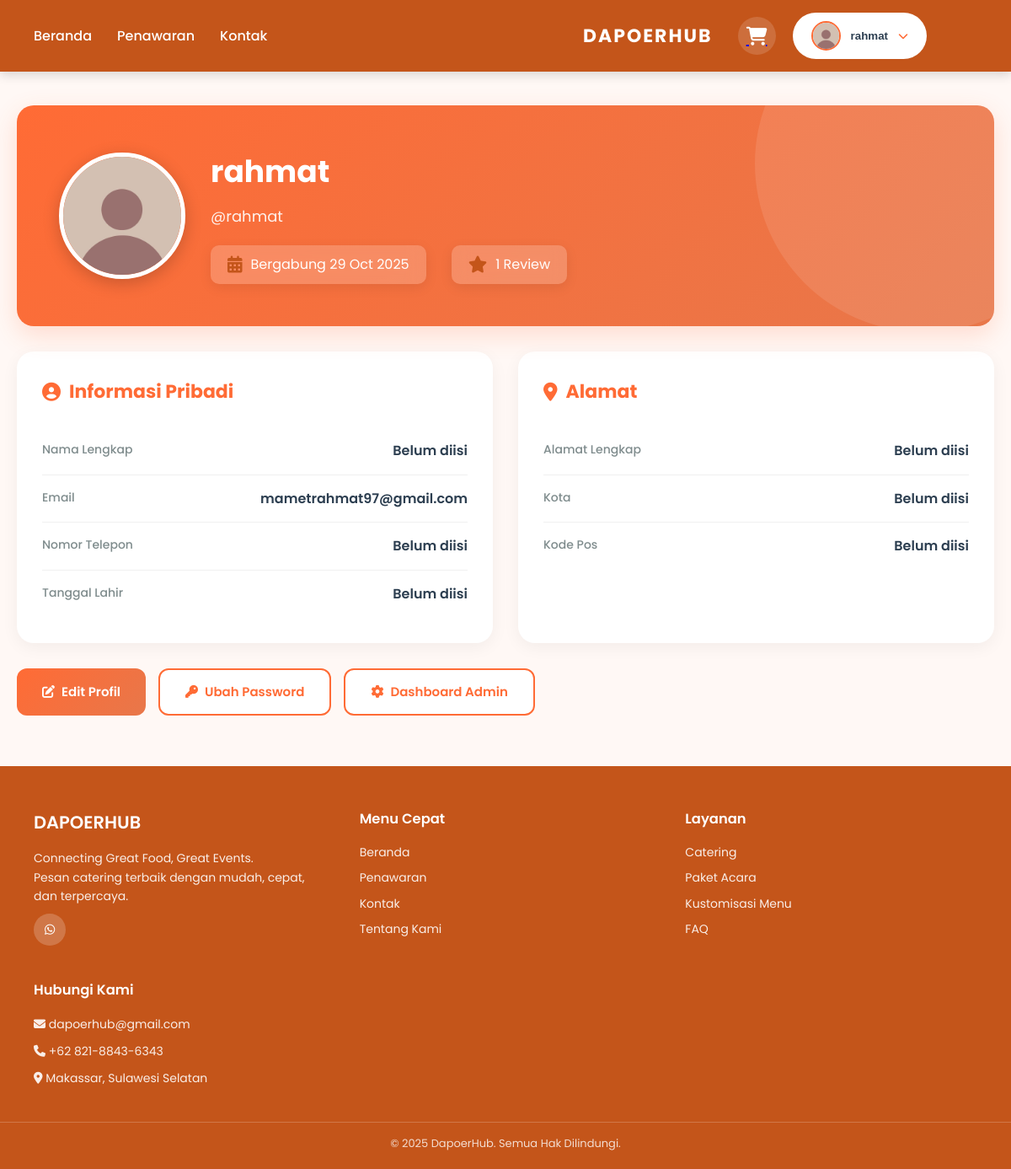
The app's page /users/profile/ (signed in) with its own data.
### users/models.py (models this page shows, shortened)
class CustomUser(AbstractUser):
    phone_regex = RegexValidator(
        regex=r'^\+?1?\d{9,15}$',
        message="Nomor telepon harus dalam format: '+999999999'. Maksimal 15 digit."
    )
    phone_number = models.CharField(
        validators=[phone_regex],
        max_length=17,
        blank=True,
        verbose_name="Nomor Telepon"
    )
    profile_picture = models.ImageField(
        upload_to='profiles/%Y/%m/%d/',
        blank=True,
        null=True,
        verbose_name="Foto Profil"
    )
    date_of_birth = models.DateField(
        blank=True,
        null=True,
        verbose_name="Tanggal Lahir"
    )
    address = models.TextField(
        blank=True,
        verbose_name="Alamat"
    )
    city = models.CharField(
        max_length=100,
        blank=True,
        verbose_name="Kota"
    )
    postal_code = models.CharField(
        max_length=10,
        blank=True,
        verbose_name="Kode Pos"
    )
    bio = models.TextField(
        blank=True,
        max_length=500,
        verbose_name="Bio"
    )
    created_at = models.DateTimeField(auto_now_add=True)
    updated_at = models.DateTimeField(auto_now=True)
    class Meta:
        verbose_name = "User"
        verbose_name_plural = "Users"
        ordering = ['-date_joined']

### users/views.py (the view)
# urls.py: path('profile/', views.profile_view, name='profile'),
@login_required
def profile_view(request):
    context = {
        'user': request.user,
    }
    return render(request, 'users/profile.html', context)

### cart/context_processors.py (called while the page is built)
def cart_count(request):
    count = 0
    if request.user.is_authenticated:
        try:
            cart = Cart.objects.get(user=request.user)
            count = cart.total_items
        except Cart.DoesNotExist:
            count = 0
    return {'cart_count': count}

### cart/models.py (called while the page is built)
    @property
    def total_items(self):
        return sum(item.quantity for item in self.items.all())

### templates/users/profile.html (shortened to what this page needs)
{% extends 'base.html' %}
{% load static %}
{% block extra_css %}
<link rel="stylesheet" href="{% static 'css/user.css' %}">
{% endblock %}
{% block content %}
<div class="profile-container">
    <div class="profile-header">
        <div class="profile-info">
            <img
                src="{% if user.profile_picture %}{{ user.profile_picture.url }}{% else %}{% static 'img/default-avatar.png' %}{% endif %}"
                alt="{{ user.username }}"
                class="profile-avatar"
            >
            <div class="profile-details">
                <h1>{{ user.get_full_name|default:user.username }}</h1>
                <p class="username">@{{ user.username }}</p>
                <div class="profile-stats">
                    <div class="stat-item">
                        <i class="fas fa-calendar-alt"></i>
                        <span>Bergabung {{ user.date_joined|date:"d M Y" }}</span>
                    </div>
                    {% if user.review_set.count > 0 %}
                    <div class="stat-item">
                        <i class="fas fa-star"></i>
                        <span>{{ user.review_set.count }} Review</span>
                    </div>
                    {% endif %}
                </div>
            </div>
        </div>
    </div>
    <div class="profile-content">
        <div class="profile-card">
            <h2><i class="fas fa-user-circle"></i> Informasi Pribadi</h2>
            <div class="info-item">
                <span class="info-label">Nama Lengkap</span>
                <span class="info-value">{{ user.get_full_name|default:"Belum diisi" }}</span>
            </div>
            <div class="info-item">
                <span class="info-label">Email</span>
                <span class="info-value">{{ user.email|default:"Belum diisi" }}</span>
            </div>
            <div class="info-item">
                <span class="info-label">Nomor Telepon</span>
                <span class="info-value">{{ user.phone_number|default:"Belum diisi" }}</span>
            </div>
            <div class="info-item">
                <span class="info-label">Tanggal Lahir</span>
                <span class="info-value">
                    {% if user.date_of_birth %}
                        {{ user.date_of_birth|date:"d F Y" }}
                    {% else %}
                        Belum diisi
                    {% endif %}
                </span>
            </div>
        </div>
        <div class="profile-card">
            <h2><i class="fas fa-map-marker-alt"></i> Alamat</h2>
            <div class="info-item">
                <span class="info-label">Alamat Lengkap</span>
                <span class="info-value">{{ user.address|default:"Belum diisi" }}</span>
            </div>
            <div class="info-item">
                <span class="info-label">Kota</span>
                <span class="info-value">{{ user.city|default:"Belum diisi" }}</span>
            </div>
            <div class="info-item">
                <span class="info-label">Kode Pos</span>
                <span class="info-value">{{ user.postal_code|default:"Belum diisi" }}</span>
            </div>
        </div>
    </div>
    <div class="profile-actions">
        <a href="{% url 'edit_profile' %}" class="btn btn-orange">
            <i class="fas fa-edit"></i> Edit Profil
        </a>
        <a href="{% url 'change_password' %}" class="btn btn-outline">
            <i class="fas fa-key"></i> Ubah Password
        </a>
        {% if user.is_staff %}
        <a href="{% url 'admin:index' %}" class="btn btn-outline">
            <i class="fas fa-cog"></i> Dashboard Admin
        </a>
        {% endif %}
    </div>
</div>
{% endblock %}

### templates/base.html (shortened to what this page needs)
{% load static %}
<!DOCTYPE html>
<html lang="id">
<head>
    <link rel="stylesheet" href="https://cdnjs.cloudflare.com/ajax/libs/font-awesome/6.4.0/css/all.min.css">
    <link rel="stylesheet" href="{% static 'css/home.css' %}">
    {% block extra_css %}{% endblock %}
</head>
<body>
    <nav class="navbar">
        <div class="navbar-container">
            <div class="nav-left">
                <a href="{% url 'home' %}" class="nav-link">Beranda</a>
                <a href="{% url 'menu' %}" class="nav-link">Penawaran</a>
                <a href="{% url 'contact' %}" class="nav-link">Kontak</a>
            </div>
            <a href="{% url 'home' %}" class="brand">DAPOERHUB</a>
            <div class="nav-right">
                {% if user.is_authenticated %}
                    <a href="{% url 'cart' %}" class="cart-icon" title="Keranjang Belanja">
                        <i class="fas fa-shopping-cart"></i>
                    </a>
                    <div class="user-menu">
                        <button class="user-menu-btn">
                            <img
                                src="{% if user.profile_picture %}{{ user.profile_picture.url }}{% else %}{% static 'img/default-avatar.png' %}{% endif %}"
                                alt="{{ user.username }}"
                                class="user-avatar"
                            >
                            <span class="user-name">{{ user.username }}</span>
                            <i class="fas fa-chevron-down"></i>
                        </button>
                    </div>
                {% else %}
                    <div class="auth-buttons">
                        <a href="{% url 'login' %}" class="btn-login">Login</a>
                        <a href="{% url 'register' %}" class="btn-daftar">Daftar</a>
                    </div>
                {% endif %}
            </div>
        </div>
    </nav>
    {% block content %}
    {% endblock %}
    <footer class="footer">
        <div class="footer-container">
            <div class="footer-section footer-brand">
                <h2>DAPOERHUB</h2>
                <p>Connecting Great Food, Great Events.<br>
                Pesan catering terbaik dengan mudah, cepat, dan terpercaya.</p>
                <div class="footer-social">
                    <a href="https://wa.me/6282188436343?text=Halo%20mimin%20dapoerhub" target="_blank" class="social-icon" title="WhatsApp">
                        <i class="fab fa-whatsapp"></i>
                    </a>
                </div>
            </div>
            <div class="footer-section">
                <h3>Menu Cepat</h3>
                <ul class="footer-list">
                    <li><a href="{% url 'home' %}" class="footer-link">Beranda</a></li>
                    <li><a href="{% url 'menu' %}" class="footer-link">Penawaran</a></li>
                    <li><a href="{% url 'contact' %}" class="footer-link">Kontak</a></li>
                    <li><a href="#" class="footer-link">Tentang Kami</a></li>
                </ul>
            </div>
            <div class="footer-section">
                <h3>Layanan</h3>
                <ul class="footer-list">
                    <li><a href="{% url 'menu' %}" class="footer-link">Catering</a></li>
                    <li><a href="#" class="footer-link">Paket Acara</a></li>
                    <li><a href="#" class="footer-link">Kustomisasi Menu</a></li>
                    <li><a href="#" class="footer-link">FAQ</a></li>
                </ul>
            </div>
            <div class="footer-section">
                <h3>Hubungi Kami</h3>
                <p><i class="fas fa-envelope"></i> dapoerhub@gmail.com</p>
                <p><i class="fas fa-phone"></i> +62 821-8843-6343</p>
                <p><i class="fas fa-map-marker-alt"></i> Makassar, Sulawesi Selatan</p>
            </div>
        </div>
        <div class="footer-bottom">
            <p>© 2025 DapoerHub. Semua Hak Dilindungi.</p>
        </div>
    </footer>
</body>
</html>

### static/css/home.css (style rules this page uses)
* { margin: 0; padding: 0; box-sizing: border-box; }
body { font-family: 'Poppins', sans-serif; background: linear-gradient(135deg, #D4E8D4 0%, #B8D8B8 50%, #C8E0C8 100%); color: #333; line-height: 1.6; }
.navbar { background-color: #C4551A; padding: 15px 0; box-shadow: 0 4px 12px rgba(0,0,0,0.15); position: sticky; top: 0; z-index: 1000; }
.navbar-container { max-width: 1400px; margin: 0 auto; padding: 0 40px; display: grid; grid-template-columns: auto 1fr auto auto auto; gap: 40px; align-items: center; }
.nav-left { display: flex; gap: 30px; align-items: center; }
.nav-link { color: white; text-decoration: none; font-weight: 500; font-size: 16px; transition: all 0.3s ease; position: relative; padding: 5px 0; }
.nav-link::after { content: ''; position: absolute; bottom: 0; left: 0; width: 0; height: 2px; background: white; transition: width 0.3s ease; }
.brand { color: white; font-size: 24px; font-weight: 700; text-decoration: none; letter-spacing: 2px; transition: all 0.3s ease; white-space: nowrap; justify-self: end; }
.nav-right { display: flex; align-items: center; gap: 20px; margin-left: 0; }
.cart-icon { position: relative; display: inline-flex; align-items: center; justify-content: center; width: 45px; height: 45px; background: rgba(255, 255, 255, 0.15); border-radius: 50%; transition: all 0.3s ease; cursor: pointer; margin-right: 0; }
.cart-icon i { font-size: 22px; color: white; transition: color 0.3s ease; }
.user-menu { position: relative; }
.user-menu-btn { display: flex; align-items: center; gap: 12px; background: white; border: 2px solid rgba(255, 255, 255, 0.3); padding: 8px 20px; border-radius: 30px; cursor: pointer; transition: all 0.3s ease; }
.user-avatar { width: 35px; height: 35px; border-radius: 50%; object-fit: cover; border: 2px solid #FF6B35; }
.user-name { font-weight: 600; color: #2C3E50; display: inline-block; }
.user-menu-btn i { color: #FF6B35; font-size: 12px; transition: transform 0.3s ease; }
.stat-item { display: flex; align-items: center; gap: 12px; padding: 15px; background: white; border-radius: 15px; box-shadow: 0 4px 15px rgba(0,0,0,0.08); transition: all 0.3s ease; }
.stat-item i { font-size: 28px; color: #C4551A; }
.footer { background-color: #C4551A; color: #fff; padding: 50px 0 20px; margin-top: 60px; font-size: 14px; }
.footer-container { max-width: 1400px; margin: 0 auto; padding: 0 40px; display: grid; grid-template-columns: repeat(auto-fit, minmax(280px, 1fr)); gap: 40px; }
.footer-section h2, .footer-section h3 { margin-bottom: 15px; font-weight: 600; color: #fff; }
.footer-section p { color: rgba(255,255,255,0.9); margin-bottom: 10px; }
.footer-list { list-style: none; padding: 0; }
.footer-list li { margin-bottom: 8px; }
.footer-link { color: rgba(255,255,255,0.9); text-decoration: none; transition: color 0.3s; }
.footer-social { display: flex; gap: 12px; margin-top: 10px; }
.social-icon { width: 38px; height: 38px; background: rgba(255,255,255,0.2); border-radius: 50%; display: flex; align-items: center; justify-content: center; color: white; text-decoration: none; transition: all 0.3s ease; }
.footer-bottom { text-align: center; border-top: 1px solid rgba(255,255,255,0.2); padding-top: 15px; margin-top: 30px; font-size: 13px; color: rgba(255,255,255,0.8); }
html { scroll-behavior: smooth; }
img { image-rendering: -webkit-optimize-contrast; image-rendering: crisp-edges; }
@media (max-width: 1200px) { .navbar-container { grid-template-columns: auto 1fr auto auto auto; gap: 30px; } }
@media (max-width: 1200px) { .brand { font-size: 22px; } }

### records on screen
CustomUser: username "rahmat", get_full_name "rahmat", date_joined "29 Oct 2025", review_set.count "1", get_full_name "Belum diisi", email "mametrahmat97@gmail.com", phone_number "Belum diisi", address "Belum diisi", city "Belum diisi", postal_code "Belum diisi"
